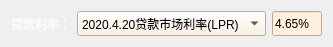
         <widget class="QWidget" name="widget_Rerate_1" native="true">
          <property name="maximumSize">
           <size>
            <width>450</width>
            <height>40</height>
           </size>
          </property>
          <layout class="QGridLayout" name="gridLayout_16">
           <item row="0" column="0">
            <widget class="QLabel" name="label_Rerate_1">
             <property name="maximumSize">
              <size>
               <width>72</width>
               <height>15</height>
              </size>
             </property>
             <property name="styleSheet">
              <string notr="true">font: 9pt &quot;锐字锐线怒放黑简1.0&quot;;
color: rgb(255, 255, 255);</string>
             </property>
             <property name="text">
              <string>贷款利率：</string>
             </property>
            </widget>
           </item>
           <item row="0" column="1">
            <widget class="QComboBox" name="comboBox_Rerate_1">
             <property name="minimumSize">
              <size>
               <width>0</width>
               <height>25</height>
              </size>
             </property>
             <property name="maximumSize">
              <size>
               <width>16777215</width>
               <height>25</height>
              </size>
             </property>
             <property name="toolTip">
              <string>&lt;html&gt;&lt;head/&gt;&lt;body&gt;&lt;p&gt;&lt;span style=&quot; font-family:'仿宋'; color:#333333;&quot;&gt;从2020年3月1日起，全部的房贷除已发放的房贷外，都将实行LPR+基点的模式进行贷款&lt;/span&gt;&lt;/p&gt;&lt;/body&gt;&lt;/html&gt;</string>
             </property>
             <property name="styleSheet">
              <string notr="true">background-color: rgb(255, 240, 221);
selection-background-color: rgb(209, 114, 93);
</string>
             </property>
             <item>
              <property name="text">
               <string>2020.4.20贷款市场利率(LPR)</string>
              </property>
             </item>
             <item>
              <property name="text">
               <string>2020.3.20贷款市场利率(LPR)</string>
              </property>
             </item>
             <item>
              <property name="text">
               <string>2019.9.20贷款市场利率(LPR)</string>
              </property>
             </item>
             <item>
              <property name="text">
               <string>2015.10.24利率上限(1.1倍)</string>
              </property>
             </item>
             <item>
              <property name="text">
               <string>2015.10.24利率上限(1.05倍)</string>
              </property>
             </item>
             <item>
              <property name="text">
               <string>2015.10.24利率下限(85折)</string>
              </property>
             </item>
             <item>
              <property name="text">
               <string>2015.10.24利率下限(7折)</string>
              </property>
             </item>
             <item>
              <property name="text">
               <string>2015.10.24基准利率</string>
              </property>
             </item>
             <item>
              <property name="text">
               <string>2015.8.26利率上限(1.1倍)</string>
              </property>
             </item>
             <item>
              <property name="text">
               <string>2015.8.26利率下限(85折)</string>
              </property>
             </item>
             <item>
              <property name="text">
               <string>2015.8.26利率下限(7折)</string>
              </property>
             </item>
             <item>
              <property name="text">
               <string>2015.8.26基准利率</string>
              </property>
             </item>
             <item>
              <property name="text">
               <string>2015.6.28利率上限(1.1倍)</string>
              </property>
             </item>
             <item>
              <property name="text">
               <string>2015.6.28利率下限(85折)</string>
              </property>
             </item>
             <item>
              <property name="text">
               <string>2015.6.28利率下限(7折)</string>
              </property>
             </item>
             <item>
              <property name="text">
               <string>2015.6.28基准利率</string>
              </property>
             </item>
             <item>
              <property name="text">
               <string>2015.5.11利率上限(1.1倍)</string>
              </property>
             </item>
             <item>
              <property name="text">
               <string>2015.5.11利率下限(85折)</string>
              </property>
             </item>
             <item>
              <property name="text">
               <string>2015.5.11利率下限(7折)</string>
              </property>
             </item>
             <item>
              <property name="text">
               <string>2015.5.11基准利率</string>
              </property>
             </item>
             <item>
              <property name="text">
               <string>2015.3.1利率上限(1.1倍)</string>
              </property>
             </item>
             <item>
              <property name="text">
               <string>2015.3.1利率下限(85折)</string>
              </property>
             </item>
             <item>
              <property name="text">
               <string>2015.3.1利率下限(7折)</string>
              </property>
             </item>
             <item>
              <property name="text">
               <string>2015.3.1基准利率</string>
              </property>
             </item>
             <item>
              <property name="text">
               <string>2014.11.22利率上限(1.1倍)</string>
              </property>
             </item>
             <item>
              <property name="text">
               <string>2014.11.22利率下限(85折)</string>
              </property>
             </item>
             <item>
              <property name="text">
               <string>2014.11.22利率下限(7折)</string>
              </property>
             </item>
             <item>
              <property name="text">
               <string>2014.11.22基准利率</string>
              </property>
             </item>
             <item>
              <property name="text">
               <string>2012.7.6利率上限(1.1倍)</string>
              </property>
             </item>
             <item>
              <property name="text">
               <string>2012.7.6利率下限(85折)</string>
              </property>
             </item>
             <item>
              <property name="text">
               <string>2012.7.6利率下限(7折)</string>
              </property>
             </item>
             <item>
              <property name="text">
               <string>2012.7.6基准利率</string>
              </property>
             </item>
             <item>
              <property name="text">
               <string>2012.6.8利率上限(1.1倍)</string>
              </property>
             </item>
             <item>
              <property name="text">
               <string>2012.6.8利率下限(85折)</string>
              </property>
             </item>
             <item>
              <property name="text">
               <string>2012.6.8利率下限(7折)</string>
              </property>
             </item>
             <item>
              <property name="text">
               <string>2012.6.8基准利率</string>
              </property>
             </item>
            </widget>
           </item>
           <item row="0" column="2">
            <widget class="QLineEdit" name="lineEdit_Rerate_1">
             <property name="minimumSize">
              <size>
               <width>0</width>
               <height>25</height>
              </size>
             </property>
             <property name="maximumSize">
              <size>
               <width>50</width>
               <height>25</height>
              </size>
             </property>
             <property name="styleSheet">
              <string notr="true">background-color: rgb(255, 240, 221);
selection-background-color: rgb(209, 114, 93);
</string>
             </property>
             <property name="text">
              <string>4.65%</string>
             </property>
             <property name="placeholderText">
              <string>    %</string>
             </property>
            </widget>
           </item>
          </layout>
         </widget>
